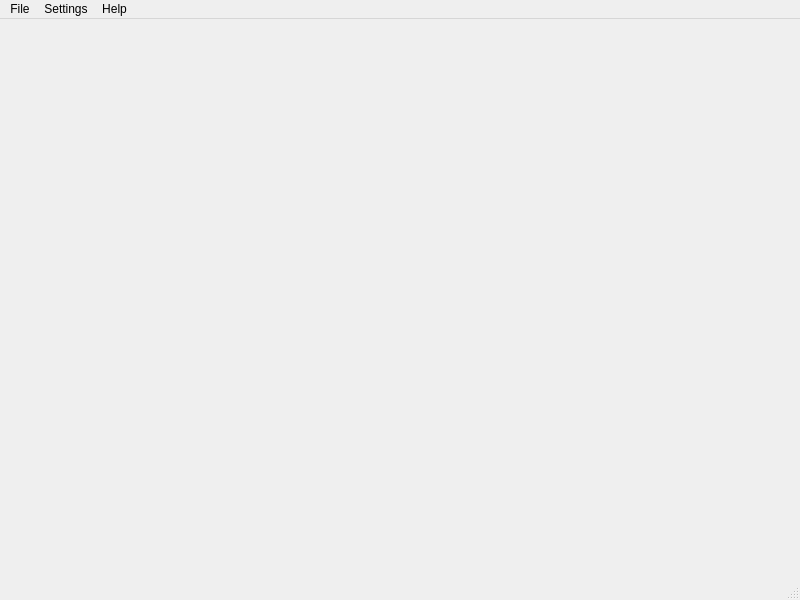
<?xml version="1.0" encoding="UTF-8"?>
<ui version="4.0">
 <class>MainWindow</class>
 <widget class="QMainWindow" name="MainWindow">
  <property name="geometry">
   <rect>
    <x>0</x>
    <y>0</y>
    <width>800</width>
    <height>600</height>
   </rect>
  </property>
  <property name="windowTitle">
   <string>MainWindow</string>
  </property>
  <widget class="QWidget" name="centralwidget">
   <layout class="QVBoxLayout" name="verticalLayout">
    <item>
     <widget class="QStackedWidget" name="stackedWidget">
      <property name="currentIndex">
       <number>1</number>
      </property>
      <widget class="QWidget" name="page_3">
       <layout class="QVBoxLayout" name="verticalLayout_2">
        <item>
         <widget class="QLabel" name="label">
          <property name="font">
           <font>
            <pointsize>18</pointsize>
           </font>
          </property>
          <property name="text">
           <string>Select a text for a typing exercise:</string>
          </property>
          <property name="alignment">
           <set>Qt::AlignmentFlag::AlignLeading|Qt::AlignmentFlag::AlignLeft|Qt::AlignmentFlag::AlignVCenter</set>
          </property>
         </widget>
        </item>
        <item>
         <widget class="QComboBox" name="comboBox">
          <property name="font">
           <font>
            <pointsize>9</pointsize>
            <bold>false</bold>
           </font>
          </property>
          <item>
           <property name="text">
            <string>Starter text</string>
           </property>
          </item>
          <item>
           <property name="text">
            <string>Numbers and symbols</string>
           </property>
          </item>
          <item>
           <property name="text">
            <string>Common words part 1</string>
           </property>
          </item>
          <item>
           <property name="text">
            <string>Common words part 2</string>
           </property>
          </item>
          <item>
           <property name="text">
            <string>Python code sample </string>
           </property>
          </item>
          <item>
           <property name="text">
            <string>Lorem Ipsum</string>
           </property>
          </item>
          <item>
           <property name="text">
            <string>Random text</string>
           </property>
          </item>
         </widget>
        </item>
        <item>
         <widget class="QLabel" name="label_2">
          <property name="font">
           <font>
            <pointsize>14</pointsize>
           </font>
          </property>
          <property name="autoFillBackground">
           <bool>false</bool>
          </property>
          <property name="text">
           <string>In this typing trainer exercise you can train and upgrade your typing skills and see your results, which include: Time you spend to complete exercise; Speed of how fast you clicking(CPM); Accuracy of how many missclicks and rightclicks you did in in percentages  </string>
          </property>
          <property name="textFormat">
           <enum>Qt::TextFormat::AutoText</enum>
          </property>
          <property name="scaledContents">
           <bool>false</bool>
          </property>
          <property name="wordWrap">
           <bool>true</bool>
          </property>
         </widget>
        </item>
        <item>
         <widget class="QPushButton" name="pushButton">
          <property name="enabled">
           <bool>true</bool>
          </property>
          <property name="sizePolicy">
           <sizepolicy hsizetype="Maximum" vsizetype="Fixed">
            <horstretch>0</horstretch>
            <verstretch>0</verstretch>
           </sizepolicy>
          </property>
          <property name="font">
           <font>
            <pointsize>14</pointsize>
           </font>
          </property>
          <property name="text">
           <string>Start Training</string>
          </property>
         </widget>
        </item>
       </layout>
      </widget>
      <widget class="QWidget" name="page_4"/>
      <widget class="QWidget" name="page_5"/>
     </widget>
    </item>
   </layout>
  </widget>
  <widget class="QMenuBar" name="menubar">
   <property name="geometry">
    <rect>
     <x>0</x>
     <y>0</y>
     <width>800</width>
     <height>25</height>
    </rect>
   </property>
   <widget class="QMenu" name="menuFile">
    <property name="title">
     <string>File</string>
    </property>
    <addaction name="actionExit"/>
    <addaction name="separator"/>
    <addaction name="actionSave_As"/>
    <addaction name="separator"/>
   </widget>
   <widget class="QMenu" name="menuHelp">
    <property name="title">
     <string>Help</string>
    </property>
    <addaction name="actionAbout"/>
    <addaction name="separator"/>
   </widget>
   <widget class="QMenu" name="menuSettings">
    <property name="title">
     <string>Settings</string>
    </property>
    <addaction name="separator"/>
   </widget>
   <addaction name="menuFile"/>
   <addaction name="menuSettings"/>
   <addaction name="menuHelp"/>
  </widget>
  <widget class="QStatusBar" name="statusbar"/>
  <action name="actionExit">
   <property name="text">
    <string>Exit</string>
   </property>
  </action>
  <action name="actionSave_As">
   <property name="text">
    <string>Save As</string>
   </property>
  </action>
  <action name="actionAbout">
   <property name="text">
    <string>About</string>
   </property>
  </action>
 </widget>
 <resources/>
 <connections/>
</ui>
